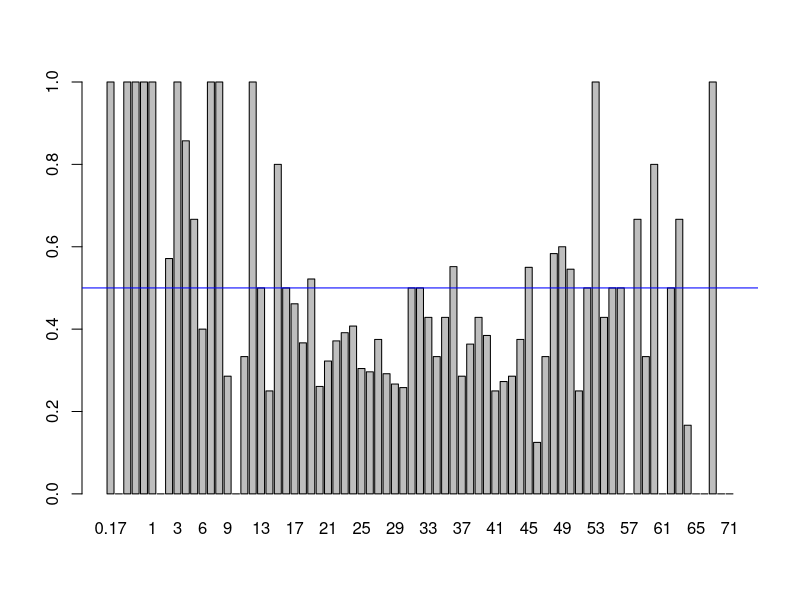
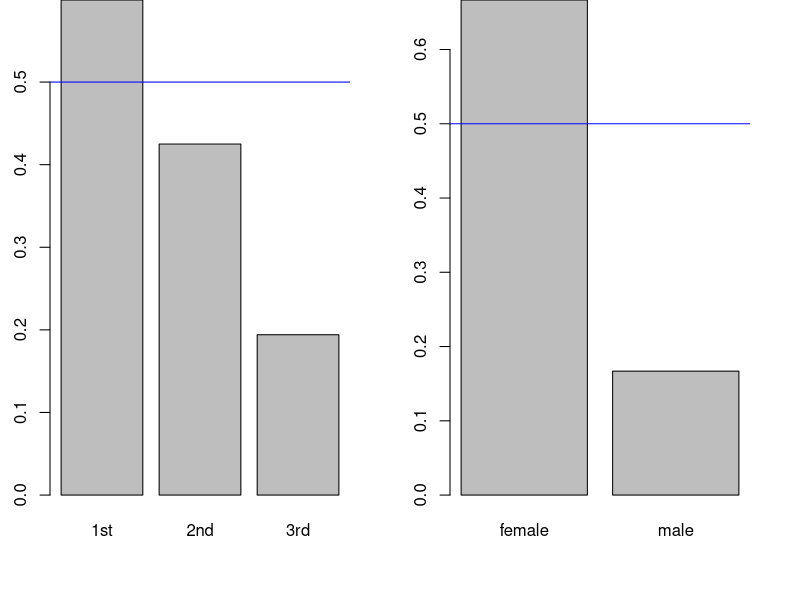

Here is the R script that generated these plots, in order:
## ---- chunk 1
life_data <- read.table("titanic.txt", header=T)
plot_survived <- function(col, data=life_data) {
    tot <- xtabs(paste("~", col), data)
    barplot(xtabs(paste("Survived", "~", col), data) / tot)
    abline(h=0.5, col="Blue")
}; plot_survived("Age")
## ---- chunk 2
par(mfrow=c(1, 2), mar=c(5, 2.5, 0, 2.5))
plot_survived("PClass"); plot_survived("Sex")
## ---- chunk 3
sex_class <- xtabs(~Sex+PClass, data=life_data)
sex_class.c <- xtabs(Survived~Sex+PClass, data=life_data)
round(sex_class.c/sex_class, 2)
## ---- chunk 4
life_lm <- glm(Survived~Age+Sex+PClass, data=life_data, family=binomial)
coef <- summary(life_lm)$coefficients; coef
## ---- chunk 5
life_data$Age <- as.numeric(life_data$Age)
life_data$Sex <- as.factor(life_data$Sex)
life_data$PClass <- as.factor(life_data$PClass)
life_lm1 <- glm(Survived~Age+Sex+PClass+Age:PClass+Age:Sex, data=life_data, family=binomial)
anova(life_lm1, test="Chisq")
## ---- chunk 6
life_lm2 <- glm(Survived~Age+Sex+PClass+Age:Sex, data=life_data, family=binomial)
coef <- summary(life_lm2)$coefficients; coef
## ---- chunk 7
sexs <- c("male", "female")
classes <- c("1st", "2nd", "3rd")
pre_values <- numeric(6)
pre_data <- list()
i <- 1
for(sex in sexs)
    for(class in classes) {
        newdata <- data.frame(Age=53, Sex=sex, PClass=class)
        newdata$Prob_survival <- predict(life_lm2, newdata, type="response")
        pre_data[[i]] <- newdata
        i <- i+1
    }; do.call(rbind.data.frame, pre_data)
## ---- chunk 8
z1 <- fisher.test(xtabs(~Sex+Survived, data=life_data)); z1
## ---- chunk 9
z2 <- fisher.test(xtabs(~PClass+Survived, data=life_data)); z2
